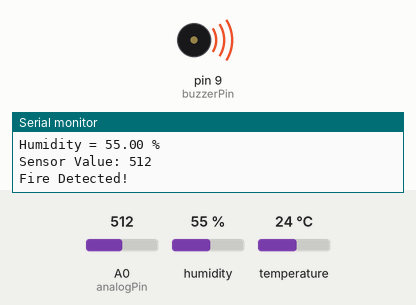
Recording of a sketch running on a simulated Arduino Uno, built with avr-gcc and run on an emulated ATmega328P. Parts: buzzer (waves = sounding), the last lines printed to the serial monitor. Inputs (shaded band) come from the test bench; at power-on: A0 (analogPin) = 512, humidity 55 %, temperature 24 °C.

Above: at 4.8 s.
4.9 s: A0 (analogPin) set to 490
At 7.1 s:
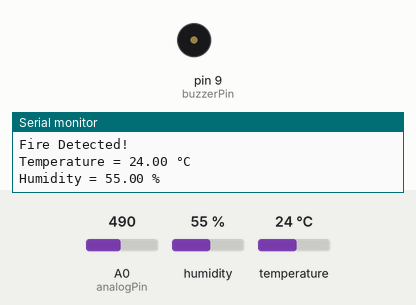
11.5 s: A0 (analogPin) set to 510
At 13.5 s:
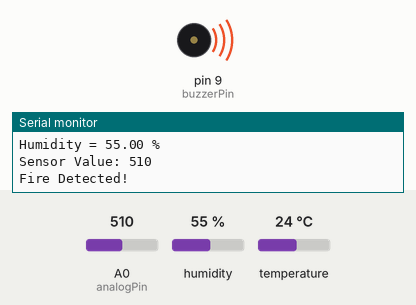
21.4 s: A0 (analogPin) set to 306
At 22.7 s:
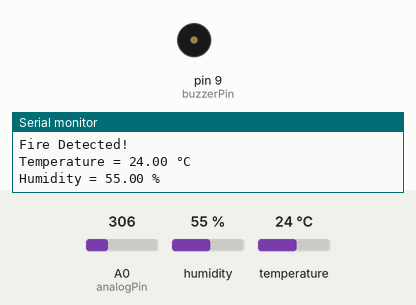
26.4 s: A0 (analogPin) set to 511
At 29.1 s:
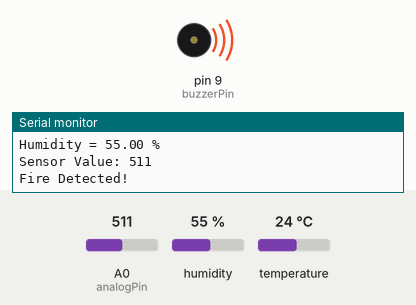
Timing chart, 0 to 37.3 s (numbered marks = the images above; inputs shaded):
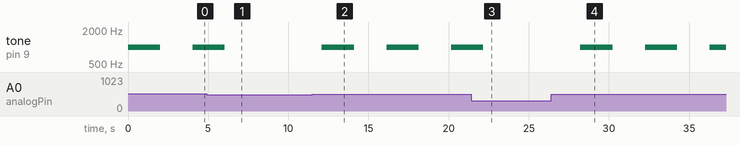

The sketch:

gas_detector.ino
```cpp
#include <dht.h>

dht DHT;

#define DHT11_PIN 7
const int threshold = 500; // Adjust this threshold based on your sensor and environment
const int analogPin = A0;
const int buzzerPin = 9; // Connect the buzzer to digital pin 9

void setup() {
  Serial.begin(9600); // Initialize serial communication
  pinMode(buzzerPin, OUTPUT); // Set the buzzer pin as an OUTPUT
}

void loop() {
  int sensorValue = analogRead(analogPin);

  Serial.print("Sensor Value: ");
  Serial.println(sensorValue); // Print raw sensor value to Serial Monitor

  if (sensorValue > threshold) {
    Serial.println("Fire Detected!"); // Print if fire is detected
    soundBuzzer(); // Sound the buzzer when fire is detected
  } else {
    Serial.println("No Fire Detected."); // Print if no fire is detected
    noTone(buzzerPin); // Turn off the buzzer
  }

  int chk = DHT.read11(DHT11_PIN);
  Serial.print("Temperature = ");
  Serial.print(DHT.temperature);
  Serial.println(" °C");
  Serial.print("Humidity = ");
  Serial.print(DHT.humidity);
  Serial.println(" %");

  delay(2000); // Adjust the delay based on your requirements
}

void soundBuzzer() {
  tone(buzzerPin, 1000); // Sound the buzzer at a frequency of 1000 Hz
  delay(2000); // Sound the buzzer for 2 seconds (adjust as needed)
  noTone(buzzerPin); // Turn off the buzzer
}
```

Measured:
- the behaviour switches between 501 and 500 on A0 (analogPin) (found by bisection; images 0 and 1)
- after the input at 4.9 s, tone on pin 9 (buzzerPin): goes on until 6.0 s, then stays silent
- after the input at 11.5 s, tone on pin 9 (buzzerPin): alternates 1000 Hz for 2.0 s and silent for 2.0 s, starting after 0.60 s
- after the input at 21.4 s, tone on pin 9 (buzzerPin): goes on until 22.1 s, then stays silent
- after the input at 26.4 s, tone on pin 9 (buzzerPin): alternates 1000 Hz for 2.0 s and silent for 2.0 s, starting after 1.8 s
